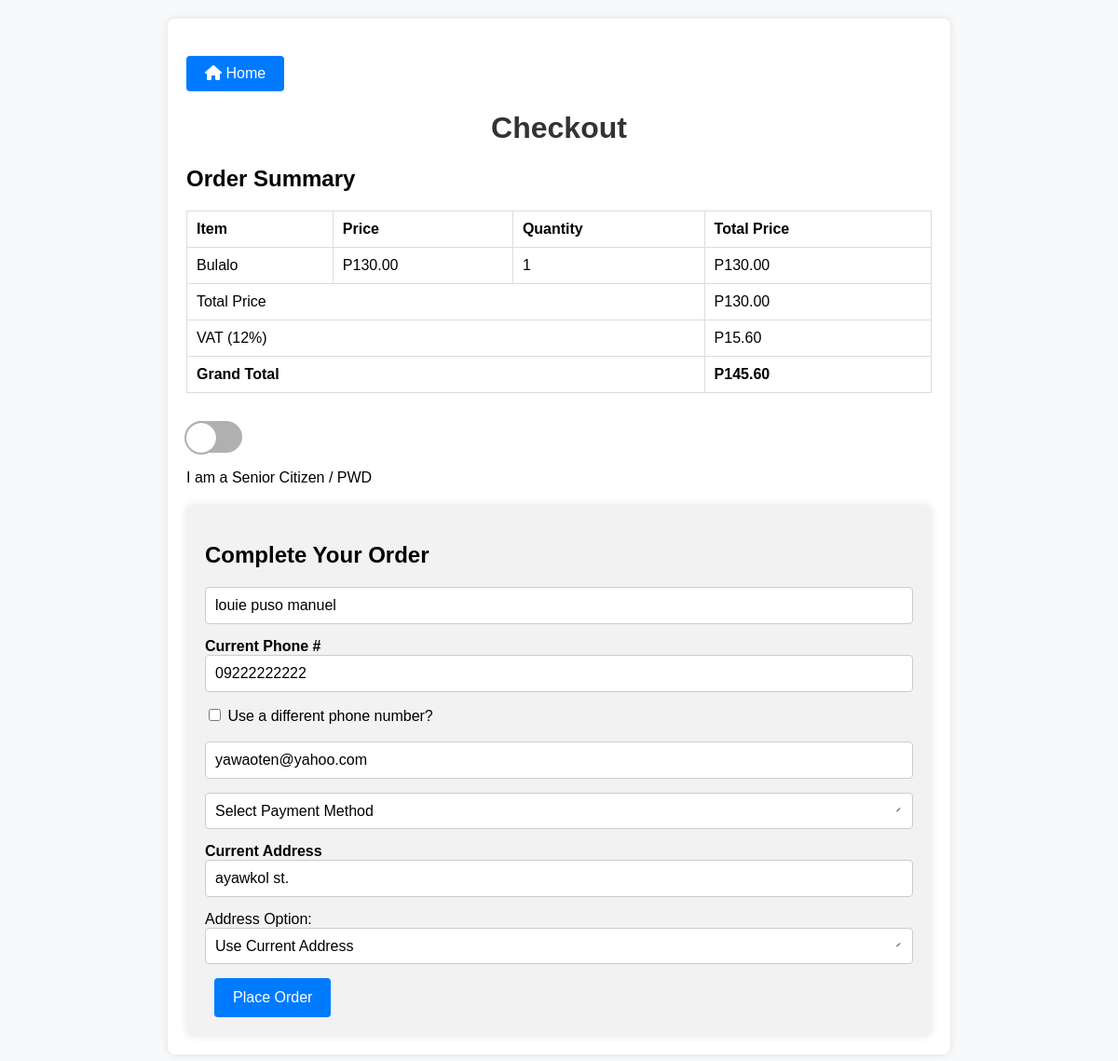
/register-login/checkout.php (signed in), run on an earlier commit of the app's database.
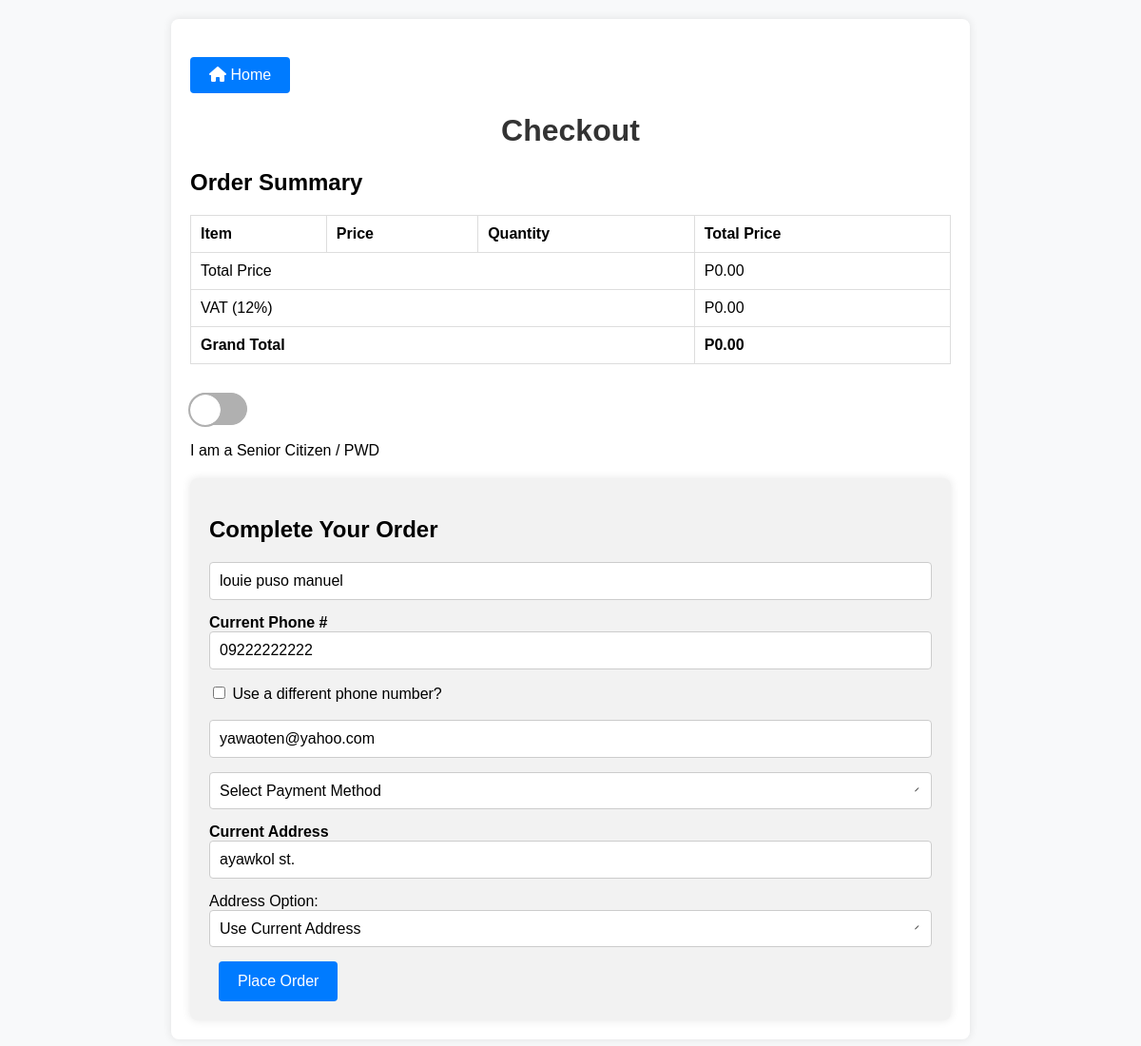
And on a later commit of the database.
### tables this page shows
CREATE TABLE `cart_items` (
  `id` int(11) NOT NULL,
  `user_id` int(11) NOT NULL,
  `item_name` varchar(255) NOT NULL,
  `item_price` decimal(10,2) NOT NULL,
  `quantity` int(11) NOT NULL DEFAULT 1
);

### register-login/checkout.php (the view, shortened to what this page needs)
<?php
include('database.php');
$userID = $_SESSION['user']['id'];
$query = "SELECT full_name, address, email, phone, is_senior_or_pwd FROM users WHERE id = ?";
$stmt = $conn->prepare($query);
$stmt->bind_param("i", $userID);
$stmt->execute();
$result = $stmt->get_result();
$user = $result->fetch_assoc();
$userName = $user['full_name'];
$userAddress = $user['address'];
$userEmail = $user['email'];
$userPhone = $user['phone'];
$query = "SELECT * FROM cart_items WHERE user_id = ?";
$stmt = $conn->prepare($query);
$stmt->bind_param("i", $userID);
$stmt->execute();
$result = $stmt->get_result();
$cartItems = [];
while ($row = $result->fetch_assoc()) {
    $cartItems[] = $row;
}
$totalPrice = 0;
foreach ($cartItems as $item) {
    $totalPrice += ($item['item_price'] * $item['quantity']);
}
$vatRate = 0.12;
$vatAmount = $totalPrice * $vatRate;
$totalPriceWithVat = $totalPrice + $vatAmount;
?>
<!DOCTYPE html>
<html lang="en">
<head>
    <link rel="stylesheet" href="https://cdnjs.cloudflare.com/ajax/libs/font-awesome/6.0.0/css/all.min.css">
</head>
<body>
<div class="container">
    <div class="home-button">
        <a href="index.php"><i class="fas fa-home"></i> Home</a>
    </div>
    <h1 class="heading">Checkout</h1>
    <div class="order-summary">
        <h2>Order Summary</h2>
        <table>
            <thead>
                <tr>
                    <th>Item</th>
                    <th>Price</th>
                    <th>Quantity</th>
                    <th>Total Price</th>
                </tr>
            </thead>
            <tbody>
                <?php foreach ($cartItems as $item): ?>
                    <tr>
                        <td><?php echo htmlspecialchars($item['item_name']); ?></td>
                        <td><?php echo 'P' . number_format($item['item_price'], 2); ?></td>
                        <td><?php echo htmlspecialchars($item['quantity']); ?></td>
                        <td><?php echo 'P' . number_format($item['item_price'] * $item['quantity'], 2); ?></td>
                    </tr>
                <?php endforeach; ?>
                <tr>
                    <td colspan="3">Total Price</td>
                    <td><?php echo 'P' . number_format($totalPrice, 2); ?></td>
                </tr>
                <tr>
                    <td colspan="3">VAT (12%)</td>
                    <td><?php echo 'P' . number_format($vatAmount, 2); ?></td>
                </tr>
                <tr>
                    <td colspan="3"><strong>Grand Total</strong></td>
                    <td><strong><?php echo 'P' . number_format($totalPriceWithVat, 2); ?></strong></td>
                </tr>
            </tbody>
        </table>
    </div>
    <div>
            <label class="switch">
                <span class="slider">
                </span>
        </label>
        <br>
        <br>
        <div>I am a Senior Citizen / PWD</div>
    </div>
        <div class="checkout-form">
            <h2>Complete Your Order</h2>
            <form action="" method="POST">
                <div class="inputBox">
                    <input type="text" name="name" value="<?php echo htmlspecialchars($userName); ?>" placeholder="Your Name" required>
                </div>
                <div class="inputBox">
                    <label for="tel"><strong> Current Phone #</strong></label>
                    <input type="tel" name="number" value="<?php echo htmlspecialchars($userPhone); ?>" placeholder="Your Phone Number" readonly>
                </div>
                <div class="checkbox-label">
                    <input type="checkbox" id="use_different_number" name="use_different_number">
                    <span>Use a different phone number?</span>
                </div>
                <br>
                <div class="inputBox">
                    <input type="email" name="email" value="<?php echo htmlspecialchars($userEmail); ?>" placeholder="Your Email" required>
                </div>
                <div class="inputBox">
                    <select name="payment_method" required>
                        <option value="">Select Payment Method</option>
                    </select>
                </div>
                <div class="inputBox">
                    <label for="address"><strong> Current Address</strong></label>
                    <input type="text" name="address" value="<?php echo htmlspecialchars($userAddress); ?>" placeholder="Address" readonly>
                </div>
                <div class="inputBox">
                    <span>Address Option:</span>
                    <select id="address_option" name="address_option" required>
                        <option value="default">Use Current Address</option>
                    </select>
                </div>
                <div class="side-by-side">
                    <input type="submit" name="place_order" value="Place Order" class="btn">
                </div>
            </form>
        </div>
</body>
</html>

What changed in the data, as far as the page shows it:
removed cart_items: item_name "Bulalo", item_price "130.00", quantity "1", $item['item_price']*$item['quantity'] "130.00"
Also different on the page:
$totalPrice: "130.00" → "0.00"
$vatAmount: "15.60" → "0.00"
$totalPriceWithVat: "145.60" → "0.00"
